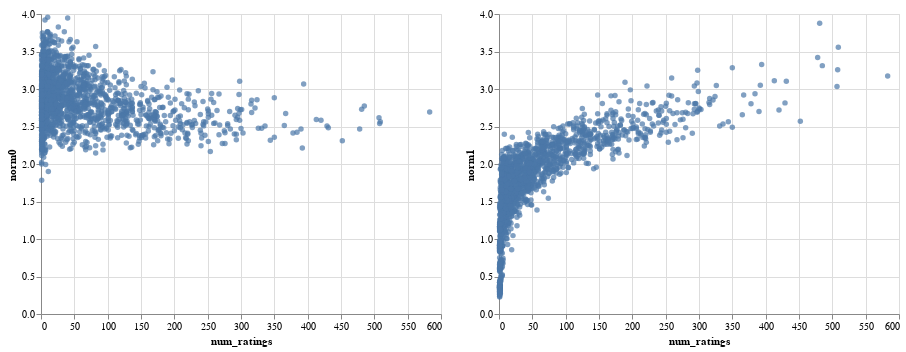

The notebook cell saved with this chart:
### Markdown cell above
Note: Depending on how the model is initialized, you may observe that some niche movies (ones with few ratings) have a high norm, leading to spurious recommendations. This can happen if the embedding of that movie happens to be initialized with a high norm. Then, because the movie has few ratings, it is infrequently updated, and can keep its high norm. This will be alleviated by using regularization.

Try changing the value of the hyper-parameter `init_stddev`. One quantity that can be helpful is that the expected norm of a $d$-dimensional vector with entries $\sim \mathcal N(0, \sigma^2)$ is approximatley $\sigma \sqrt d$.

How does this affect the embedding norm distribution, and the ranking of the top-norm movies?

### Code cell
#@title Solution
model_lowinit = build_model(ratings, embedding_dim=30, init_stddev=0.05)
model_lowinit.train(num_iterations=1000, learning_rate=10.)
movie_neighbors(model_lowinit, "Aladdin", DOT)
movie_neighbors(model_lowinit, "Aladdin", COSINE)
movie_embedding_norm([model, model_lowinit])

### Figure 1 — Vega-Lite specification as saved in the notebook (floating-point values rounded to 4 significant figures; data arrays with more than 128 entries replaced by an {"elided": "..."} marker saying what was removed)
{"config": {"view": {"continuousWidth": 400, "continuousHeight": 300}}, "hconcat": [{"layer": [{"mark": "circle", "encoding": {"color": {"condition": {"value": "#4c78a8", "selection": "selector007"}, "value": "lightgray"}, "x": {"type": "quantitative", "field": "num_ratings"}, "y": {"type": "quantitative", "field": "norm0"}}, "selection": {"selector008": {"type": "single", "encodings": ["x", "y"], "on": "mouseover", "nearest": true, "empty": "none"}, "selector007": {"type": "interval"}}}, {"mark": {"type": "text", "align": "center", "dx": 5, "dy": -5}, "encoding": {"text": {"condition": {"type": "nominal", "field": "title", "selection": "selector008"}, "value": ""}, "x": {"type": "quantitative", "field": "num_ratings"}, "y": {"type": "quantitative", "field": "norm0"}}}]}, {"layer": [{"mark": "circle", "encoding": {"color": {"condition": {"value": "#4c78a8", "selection": "selector007"}, "value": "lightgray"}, "x": {"type": "quantitative", "field": "num_ratings"}, "y": {"type": "quantitative", "field": "norm1"}}, "selection": {"selector009": {"type": "single", "encodings": ["x", "y"], "on": "mouseover", "nearest": true, "empty": "none"}, "selector007": {"type": "interval"}}}, {"mark": {"type": "text", "align": "center", "dx": 5, "dy": -5}, "encoding": {"text": {"condition": {"type": "nominal", "field": "title", "selection": "selector009"}, "value": ""}, "x": {"type": "quantitative", "field": "num_ratings"}, "y": {"type": "quantitative", "field": "norm1"}}}]}], "data": {"name": "data-e51a43683f52a6d5f6cbe510b0b3175d"}, "$schema": "https://vega.github.io/schema/vega-lite/v4.0.0.json", "datasets": {"data-e51a43683f52a6d5f6cbe510b0b3175d": {"elided": "1682 records"}}}
